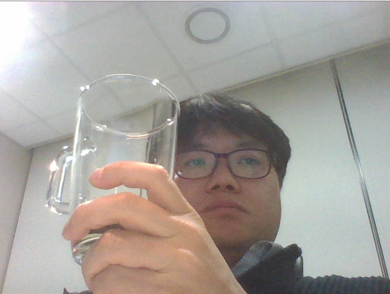
#> input picture cho.png, 390 x 294 px
$ python rotate.py
#> lines starting #> are read from the running program, lines starting #| are printed output that depends on the picture
import cv2
import numpy as np

img = cv2.imread('cho.png',0)
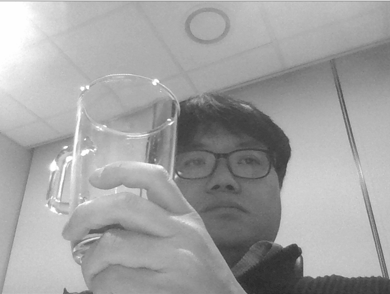
#> img: shape (294, 390); min 43, max 255, mean 162.4
rows,cols = img.shape
#> rows = 294; cols = 390

scale = 1
angle = 0

while(True):
    M = cv2.getRotationMatrix2D((cols/2,rows/2),angle,scale)
#> M = [[1, 0, 0], [0, 1, 0]]
    dst = cv2.warpAffine(img,M,(cols,rows))

    angle = angle + 10
    if angle == 360:
        angle = 0

    scale = scale - 0.01
    if scale < 0:
        break

    cv2.imshow('img',dst)
    if cv2.waitKey(50) == 27:
#> (key Esc is pressed here)
        break

cv2.destroyAllWindows()

$ run again, with 10K.png copied over cho.png
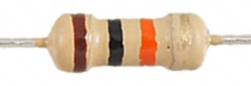
#> input picture 10K.png, 251 x 86 px
#> `img = cv2.imread('cho.png',0)`:
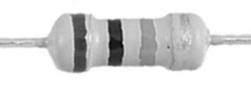
#> img: shape (86, 251); min 0, max 255, mean 217.8
